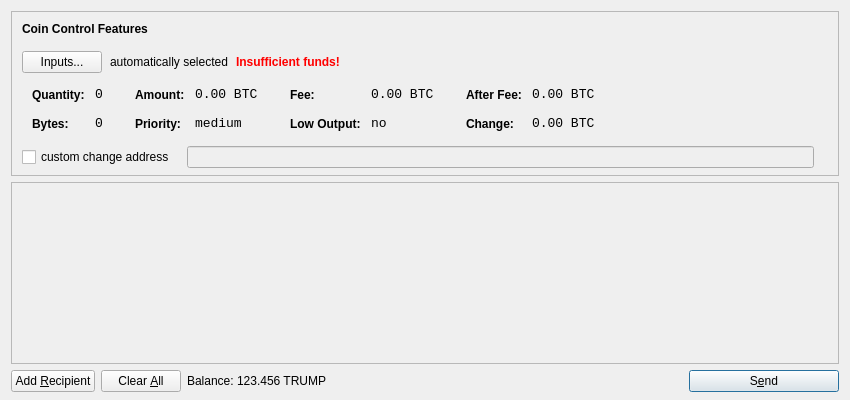
<?xml version="1.0" encoding="UTF-8"?>
<ui version="4.0">
 <class>SendCoinsDialog</class>
 <widget class="QDialog" name="SendCoinsDialog">
  <property name="geometry">
   <rect>
    <x>0</x>
    <y>0</y>
    <width>850</width>
    <height>400</height>
   </rect>
  </property>
  <property name="windowTitle">
   <string>Send Coins</string>
  </property>
  <layout class="QVBoxLayout" name="verticalLayout" stretch="0,1,0">
   <property name="bottomMargin">
    <number>8</number>
   </property>
   <item>
    <widget class="QFrame" name="frameCoinControl">
     <property name="sizePolicy">
      <sizepolicy hsizetype="Expanding" vsizetype="Expanding">
       <horstretch>0</horstretch>
       <verstretch>0</verstretch>
      </sizepolicy>
     </property>
     <property name="maximumSize">
      <size>
       <width>16777215</width>
       <height>16777215</height>
      </size>
     </property>
     <property name="frameShape">
      <enum>QFrame::StyledPanel</enum>
     </property>
     <property name="frameShadow">
      <enum>QFrame::Sunken</enum>
     </property>
     <layout class="QVBoxLayout" name="verticalLayoutCoinControl2">
      <property name="spacing">
       <number>-1</number>
      </property>
      <property name="leftMargin">
       <number>0</number>
      </property>
      <property name="topMargin">
       <number>0</number>
      </property>
      <property name="rightMargin">
       <number>0</number>
      </property>
      <property name="bottomMargin">
       <number>6</number>
      </property>
      <item>
       <layout class="QVBoxLayout" name="verticalLayoutCoinControl" stretch="0,0,0,0,1">
        <property name="spacing">
         <number>0</number>
        </property>
        <property name="leftMargin">
         <number>10</number>
        </property>
        <property name="topMargin">
         <number>10</number>
        </property>
        <item>
         <layout class="QHBoxLayout" name="horizontalLayoutCoinControl1">
          <property name="bottomMargin">
           <number>15</number>
          </property>
          <item>
           <widget class="QLabel" name="labelCoinControlFeatures">
            <property name="sizePolicy">
             <sizepolicy hsizetype="Preferred" vsizetype="Maximum">
              <horstretch>0</horstretch>
              <verstretch>0</verstretch>
             </sizepolicy>
            </property>
            <property name="font">
             <font>
              <weight>75</weight>
              <bold>true</bold>
             </font>
            </property>
            <property name="styleSheet">
             <string notr="true">font-weight:bold;</string>
            </property>
            <property name="text">
             <string>Coin Control Features</string>
            </property>
           </widget>
          </item>
         </layout>
        </item>
        <item>
         <layout class="QHBoxLayout" name="horizontalLayoutCoinControl2" stretch="0,0,0,0">
          <property name="spacing">
           <number>8</number>
          </property>
          <property name="bottomMargin">
           <number>10</number>
          </property>
          <item>
           <widget class="QPushButton" name="pushButtonCoinControl">
            <property name="styleSheet">
             <string notr="true"/>
            </property>
            <property name="text">
             <string>Inputs...</string>
            </property>
           </widget>
          </item>
          <item>
           <widget class="QLabel" name="labelCoinControlAutomaticallySelected">
            <property name="text">
             <string>automatically selected</string>
            </property>
            <property name="margin">
             <number>5</number>
            </property>
           </widget>
          </item>
          <item>
           <widget class="QLabel" name="labelCoinControlInsuffFunds">
            <property name="font">
             <font>
              <weight>75</weight>
              <bold>true</bold>
             </font>
            </property>
            <property name="styleSheet">
             <string notr="true">color:red;font-weight:bold;</string>
            </property>
            <property name="text">
             <string>Insufficient funds!</string>
            </property>
            <property name="margin">
             <number>5</number>
            </property>
           </widget>
          </item>
          <item>
           <spacer name="horizontalSpacerCoinControl">
            <property name="orientation">
             <enum>Qt::Horizontal</enum>
            </property>
            <property name="sizeHint" stdset="0">
             <size>
              <width>40</width>
              <height>1</height>
             </size>
            </property>
           </spacer>
          </item>
         </layout>
        </item>
        <item>
         <widget class="QWidget" name="widgetCoinControl" native="true">
          <property name="sizePolicy">
           <sizepolicy hsizetype="Preferred" vsizetype="Preferred">
            <horstretch>0</horstretch>
            <verstretch>0</verstretch>
           </sizepolicy>
          </property>
          <property name="minimumSize">
           <size>
            <width>0</width>
            <height>0</height>
           </size>
          </property>
          <property name="styleSheet">
           <string notr="true"/>
          </property>
          <layout class="QHBoxLayout" name="horizontalLayoutCoinControl5">
           <property name="margin">
            <number>0</number>
           </property>
           <item>
            <layout class="QHBoxLayout" name="horizontalLayoutCoinControl3" stretch="0,0,0,1">
             <property name="spacing">
              <number>20</number>
             </property>
             <property name="topMargin">
              <number>0</number>
             </property>
             <property name="bottomMargin">
              <number>10</number>
             </property>
             <item>
              <layout class="QFormLayout" name="formLayoutCoinControl1">
               <property name="horizontalSpacing">
                <number>10</number>
               </property>
               <property name="verticalSpacing">
                <number>14</number>
               </property>
               <property name="leftMargin">
                <number>10</number>
               </property>
               <property name="topMargin">
                <number>4</number>
               </property>
               <property name="rightMargin">
                <number>6</number>
               </property>
               <item row="0" column="0">
                <widget class="QLabel" name="labelCoinControlQuantityText">
                 <property name="styleSheet">
                  <string notr="true">font-weight:bold;</string>
                 </property>
                 <property name="text">
                  <string>Quantity:</string>
                 </property>
                 <property name="margin">
                  <number>0</number>
                 </property>
                </widget>
               </item>
               <item row="0" column="1">
                <widget class="QLabel" name="labelCoinControlQuantity">
                 <property name="font">
                  <font>
                   <family>Monospace</family>
                   <pointsize>10</pointsize>
                  </font>
                 </property>
                 <property name="cursor">
                  <cursorShape>IBeamCursor</cursorShape>
                 </property>
                 <property name="contextMenuPolicy">
                  <enum>Qt::ActionsContextMenu</enum>
                 </property>
                 <property name="text">
                  <string notr="true">0</string>
                 </property>
                 <property name="margin">
                  <number>0</number>
                 </property>
                 <property name="textInteractionFlags">
                  <set>Qt::LinksAccessibleByMouse|Qt::TextSelectableByKeyboard|Qt::TextSelectableByMouse</set>
                 </property>
                </widget>
               </item>
               <item row="1" column="0">
                <widget class="QLabel" name="labelCoinControlBytesText">
                 <property name="styleSheet">
                  <string notr="true">font-weight:bold;</string>
                 </property>
                 <property name="text">
                  <string>Bytes:</string>
                 </property>
                </widget>
               </item>
               <item row="1" column="1">
                <widget class="QLabel" name="labelCoinControlBytes">
                 <property name="font">
                  <font>
                   <family>Monospace</family>
                   <pointsize>10</pointsize>
                  </font>
                 </property>
                 <property name="cursor">
                  <cursorShape>IBeamCursor</cursorShape>
                 </property>
                 <property name="contextMenuPolicy">
                  <enum>Qt::ActionsContextMenu</enum>
                 </property>
                 <property name="text">
                  <string notr="true">0</string>
                 </property>
                 <property name="textInteractionFlags">
                  <set>Qt::LinksAccessibleByMouse|Qt::TextSelectableByKeyboard|Qt::TextSelectableByMouse</set>
                 </property>
                </widget>
               </item>
              </layout>
             </item>
             <item>
              <layout class="QFormLayout" name="formLayoutCoinControl2">
               <property name="horizontalSpacing">
                <number>10</number>
               </property>
               <property name="verticalSpacing">
                <number>14</number>
               </property>
               <property name="leftMargin">
                <number>6</number>
               </property>
               <property name="topMargin">
                <number>4</number>
               </property>
               <property name="rightMargin">
                <number>6</number>
               </property>
               <item row="0" column="0">
                <widget class="QLabel" name="labelCoinControlAmountText">
                 <property name="styleSheet">
                  <string notr="true">font-weight:bold;</string>
                 </property>
                 <property name="text">
                  <string>Amount:</string>
                 </property>
                 <property name="margin">
                  <number>0</number>
                 </property>
                </widget>
               </item>
               <item row="0" column="1">
                <widget class="QLabel" name="labelCoinControlAmount">
                 <property name="font">
                  <font>
                   <family>Monospace</family>
                   <pointsize>10</pointsize>
                  </font>
                 </property>
                 <property name="cursor">
                  <cursorShape>IBeamCursor</cursorShape>
                 </property>
                 <property name="contextMenuPolicy">
                  <enum>Qt::ActionsContextMenu</enum>
                 </property>
                 <property name="text">
                  <string notr="true">0.00 BTC</string>
                 </property>
                 <property name="textInteractionFlags">
                  <set>Qt::LinksAccessibleByMouse|Qt::TextSelectableByKeyboard|Qt::TextSelectableByMouse</set>
                 </property>
                </widget>
               </item>
               <item row="1" column="0">
                <widget class="QLabel" name="labelCoinControlPriorityText">
                 <property name="styleSheet">
                  <string notr="true">font-weight:bold;</string>
                 </property>
                 <property name="text">
                  <string>Priority:</string>
                 </property>
                </widget>
               </item>
               <item row="1" column="1">
                <widget class="QLabel" name="labelCoinControlPriority">
                 <property name="font">
                  <font>
                   <family>Monospace</family>
                   <pointsize>10</pointsize>
                  </font>
                 </property>
                 <property name="cursor">
                  <cursorShape>IBeamCursor</cursorShape>
                 </property>
                 <property name="contextMenuPolicy">
                  <enum>Qt::ActionsContextMenu</enum>
                 </property>
                 <property name="text">
                  <string>medium</string>
                 </property>
                 <property name="textInteractionFlags">
                  <set>Qt::LinksAccessibleByMouse|Qt::TextSelectableByKeyboard|Qt::TextSelectableByMouse</set>
                 </property>
                </widget>
               </item>
              </layout>
             </item>
             <item>
              <layout class="QFormLayout" name="formLayoutCoinControl3">
               <property name="horizontalSpacing">
                <number>10</number>
               </property>
               <property name="verticalSpacing">
                <number>14</number>
               </property>
               <property name="leftMargin">
                <number>6</number>
               </property>
               <property name="topMargin">
                <number>4</number>
               </property>
               <property name="rightMargin">
                <number>6</number>
               </property>
               <item row="0" column="0">
                <widget class="QLabel" name="labelCoinControlFeeText">
                 <property name="styleSheet">
                  <string notr="true">font-weight:bold;</string>
                 </property>
                 <property name="text">
                  <string>Fee:</string>
                 </property>
                 <property name="margin">
                  <number>0</number>
                 </property>
                </widget>
               </item>
               <item row="0" column="1">
                <widget class="QLabel" name="labelCoinControlFee">
                 <property name="font">
                  <font>
                   <family>Monospace</family>
                   <pointsize>10</pointsize>
                  </font>
                 </property>
                 <property name="cursor">
                  <cursorShape>IBeamCursor</cursorShape>
                 </property>
                 <property name="contextMenuPolicy">
                  <enum>Qt::ActionsContextMenu</enum>
                 </property>
                 <property name="text">
                  <string notr="true">0.00 BTC</string>
                 </property>
                 <property name="textInteractionFlags">
                  <set>Qt::LinksAccessibleByMouse|Qt::TextSelectableByKeyboard|Qt::TextSelectableByMouse</set>
                 </property>
                </widget>
               </item>
               <item row="1" column="0">
                <widget class="QLabel" name="labelCoinControlLowOutputText">
                 <property name="styleSheet">
                  <string notr="true">font-weight:bold;</string>
                 </property>
                 <property name="text">
                  <string>Low Output:</string>
                 </property>
                </widget>
               </item>
               <item row="1" column="1">
                <widget class="QLabel" name="labelCoinControlLowOutput">
                 <property name="font">
                  <font>
                   <family>Monospace</family>
                   <pointsize>10</pointsize>
                  </font>
                 </property>
                 <property name="cursor">
                  <cursorShape>IBeamCursor</cursorShape>
                 </property>
                 <property name="contextMenuPolicy">
                  <enum>Qt::ActionsContextMenu</enum>
                 </property>
                 <property name="text">
                  <string>no</string>
                 </property>
                 <property name="textInteractionFlags">
                  <set>Qt::LinksAccessibleByMouse|Qt::TextSelectableByKeyboard|Qt::TextSelectableByMouse</set>
                 </property>
                </widget>
               </item>
              </layout>
             </item>
             <item>
              <layout class="QFormLayout" name="formLayoutCoinControl4">
               <property name="horizontalSpacing">
                <number>10</number>
               </property>
               <property name="verticalSpacing">
                <number>14</number>
               </property>
               <property name="leftMargin">
                <number>6</number>
               </property>
               <property name="topMargin">
                <number>4</number>
               </property>
               <property name="rightMargin">
                <number>6</number>
               </property>
               <item row="0" column="0">
                <widget class="QLabel" name="labelCoinControlAfterFeeText">
                 <property name="styleSheet">
                  <string notr="true">font-weight:bold;</string>
                 </property>
                 <property name="text">
                  <string>After Fee:</string>
                 </property>
                 <property name="margin">
                  <number>0</number>
                 </property>
                </widget>
               </item>
               <item row="0" column="1">
                <widget class="QLabel" name="labelCoinControlAfterFee">
                 <property name="font">
                  <font>
                   <family>Monospace</family>
                   <pointsize>10</pointsize>
                  </font>
                 </property>
                 <property name="cursor">
                  <cursorShape>IBeamCursor</cursorShape>
                 </property>
                 <property name="contextMenuPolicy">
                  <enum>Qt::ActionsContextMenu</enum>
                 </property>
                 <property name="text">
                  <string notr="true">0.00 BTC</string>
                 </property>
                 <property name="textInteractionFlags">
                  <set>Qt::LinksAccessibleByMouse|Qt::TextSelectableByKeyboard|Qt::TextSelectableByMouse</set>
                 </property>
                </widget>
               </item>
               <item row="1" column="0">
                <widget class="QLabel" name="labelCoinControlChangeText">
                 <property name="styleSheet">
                  <string notr="true">font-weight:bold;</string>
                 </property>
                 <property name="text">
                  <string>Change:</string>
                 </property>
                </widget>
               </item>
               <item row="1" column="1">
                <widget class="QLabel" name="labelCoinControlChange">
                 <property name="font">
                  <font>
                   <family>Monospace</family>
                   <pointsize>10</pointsize>
                  </font>
                 </property>
                 <property name="cursor">
                  <cursorShape>IBeamCursor</cursorShape>
                 </property>
                 <property name="contextMenuPolicy">
                  <enum>Qt::ActionsContextMenu</enum>
                 </property>
                 <property name="text">
                  <string notr="true">0.00 BTC</string>
                 </property>
                 <property name="textInteractionFlags">
                  <set>Qt::LinksAccessibleByMouse|Qt::TextSelectableByKeyboard|Qt::TextSelectableByMouse</set>
                 </property>
                </widget>
               </item>
              </layout>
             </item>
            </layout>
           </item>
          </layout>
         </widget>
        </item>
        <item>
         <layout class="QHBoxLayout" name="horizontalLayoutCoinControl4" stretch="0,0,0">
          <property name="spacing">
           <number>12</number>
          </property>
          <property name="sizeConstraint">
           <enum>QLayout::SetDefaultConstraint</enum>
          </property>
          <property name="topMargin">
           <number>5</number>
          </property>
          <property name="rightMargin">
           <number>5</number>
          </property>
          <item>
           <widget class="QCheckBox" name="checkBoxCoinControlChange">
            <property name="text">
             <string>custom change address</string>
            </property>
           </widget>
          </item>
          <item>
           <widget class="QLineEdit" name="lineEditCoinControlChange">
            <property name="enabled">
             <bool>false</bool>
            </property>
            <property name="sizePolicy">
             <sizepolicy hsizetype="Expanding" vsizetype="Fixed">
              <horstretch>0</horstretch>
              <verstretch>0</verstretch>
             </sizepolicy>
            </property>
           </widget>
          </item>
          <item>
           <widget class="QLabel" name="labelCoinControlChangeLabel">
            <property name="sizePolicy">
             <sizepolicy hsizetype="Preferred" vsizetype="Expanding">
              <horstretch>0</horstretch>
              <verstretch>0</verstretch>
             </sizepolicy>
            </property>
            <property name="minimumSize">
             <size>
              <width>0</width>
              <height>0</height>
             </size>
            </property>
            <property name="text">
             <string/>
            </property>
            <property name="margin">
             <number>3</number>
            </property>
           </widget>
          </item>
         </layout>
        </item>
        <item>
         <spacer name="verticalSpacerCoinControl">
          <property name="orientation">
           <enum>Qt::Vertical</enum>
          </property>
          <property name="sizeHint" stdset="0">
           <size>
            <width>800</width>
            <height>1</height>
           </size>
          </property>
         </spacer>
        </item>
       </layout>
      </item>
     </layout>
    </widget>
   </item>
   <item>
    <widget class="QScrollArea" name="scrollArea">
     <property name="widgetResizable">
      <bool>true</bool>
     </property>
     <widget class="QWidget" name="scrollAreaWidgetContents">
      <property name="geometry">
       <rect>
        <x>0</x>
        <y>0</y>
        <width>830</width>
        <height>165</height>
       </rect>
      </property>
      <layout class="QVBoxLayout" name="verticalLayout_2">
       <property name="margin">
        <number>0</number>
       </property>
       <item>
        <layout class="QVBoxLayout" name="entries">
         <property name="spacing">
          <number>6</number>
         </property>
        </layout>
       </item>
       <item>
        <spacer name="verticalSpacer">
         <property name="orientation">
          <enum>Qt::Vertical</enum>
         </property>
         <property name="sizeHint" stdset="0">
          <size>
           <width>20</width>
           <height>40</height>
          </size>
         </property>
        </spacer>
       </item>
      </layout>
     </widget>
    </widget>
   </item>
   <item>
    <layout class="QHBoxLayout" name="horizontalLayout">
     <item>
      <widget class="QPushButton" name="addButton">
       <property name="toolTip">
        <string>Send to multiple recipients at once</string>
       </property>
       <property name="text">
        <string>Add &amp;Recipient</string>
       </property>
       <property name="icon">
        <iconset resource="../bitcoin.qrc">
         <normaloff>:/icons/add</normaloff>:/icons/add</iconset>
       </property>
       <property name="autoDefault">
        <bool>false</bool>
       </property>
      </widget>
     </item>
     <item>
      <widget class="QPushButton" name="clearButton">
       <property name="sizePolicy">
        <sizepolicy hsizetype="Minimum" vsizetype="Fixed">
         <horstretch>0</horstretch>
         <verstretch>0</verstretch>
        </sizepolicy>
       </property>
       <property name="toolTip">
        <string>Remove all transaction fields</string>
       </property>
       <property name="text">
        <string>Clear &amp;All</string>
       </property>
       <property name="icon">
        <iconset resource="../bitcoin.qrc">
         <normaloff>:/icons/remove</normaloff>:/icons/remove</iconset>
       </property>
       <property name="autoRepeatDelay">
        <number>300</number>
       </property>
       <property name="autoDefault">
        <bool>false</bool>
       </property>
      </widget>
     </item>
     <item>
      <layout class="QHBoxLayout" name="horizontalLayout_2">
       <property name="spacing">
        <number>3</number>
       </property>
       <item>
        <widget class="QLabel" name="label">
         <property name="text">
          <string>Balance:</string>
         </property>
        </widget>
       </item>
       <item>
        <widget class="QLabel" name="labelBalance">
         <property name="cursor">
          <cursorShape>IBeamCursor</cursorShape>
         </property>
         <property name="text">
          <string>123.456 TRUMP</string>
         </property>
         <property name="textInteractionFlags">
          <set>Qt::LinksAccessibleByMouse|Qt::TextSelectableByKeyboard|Qt::TextSelectableByMouse</set>
         </property>
        </widget>
       </item>
      </layout>
     </item>
     <item>
      <spacer name="horizontalSpacer">
       <property name="orientation">
        <enum>Qt::Horizontal</enum>
       </property>
       <property name="sizeHint" stdset="0">
        <size>
         <width>40</width>
         <height>20</height>
        </size>
       </property>
      </spacer>
     </item>
     <item>
      <widget class="QPushButton" name="sendButton">
       <property name="minimumSize">
        <size>
         <width>150</width>
         <height>0</height>
        </size>
       </property>
       <property name="toolTip">
        <string>Confirm the send action</string>
       </property>
       <property name="text">
        <string>S&amp;end</string>
       </property>
       <property name="icon">
        <iconset resource="../bitcoin.qrc">
         <normaloff>:/icons/send</normaloff>:/icons/send</iconset>
       </property>
       <property name="default">
        <bool>true</bool>
       </property>
      </widget>
     </item>
    </layout>
   </item>
  </layout>
 </widget>
 <resources>
  <include location="../bitcoin.qrc"/>
 </resources>
 <connections/>
</ui>
